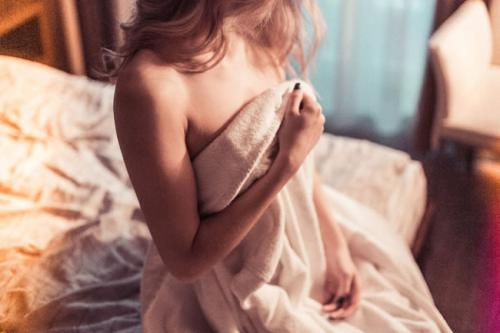
#> input picture openCV/girl.jpg, 500 x 333 px, found by its file name
$ python '图像的数组操作.py'
#> lines starting #> are read from the running program, lines starting #| are printed output that depends on the picture
#> further down, src is the input picture: shape (333, 500, 3); mean B, G, R 122.3, 132.3, 167.8
import cv2 as cv
import numpy as np
'''像素点操作'''
def accessPixels(image):
    print(image.shape)
#| (333, 500, 3)
    height = image.shape[0]
#> height = 333
    width = image.shape[1]
#> width = 500
    channels = image.shape[2]
#> channels = 3
    print("height : %s, width : %s, channel : %s"%(height, width, channels))
#| height : 333, width : 500, channel : 3
    '''对每一行每一列每一个通道的像素点进行像素操作，反转'''
    for row in range(height):
        for col in range(width):
            for c in range(channels):
                pv = image[row, col, c]
                image[row, col, c] = 255 - pv
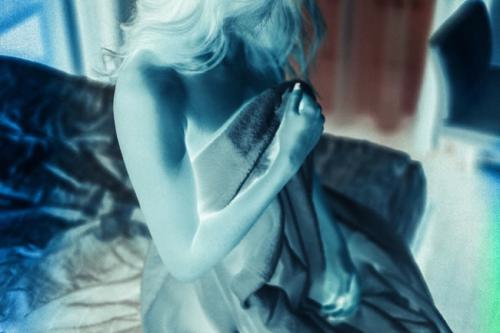
#> image: shape (333, 500, 3); mean B, G, R 132.7, 122.7, 87.2
    cv.imshow("girl", image)

'''像素反转cv的api这些api是用c语言写的可以大大节约时间，可以代替以上代码'''
def inverse(image):
    dst = cv.bitwise_not(image)
    cv.imshow("inverse", image)

'''图像的创建,对与numpy矩阵可以常用使用0矩阵和1矩阵来初始化矩阵'''
def createImage():
    '''生成一个3通道的图像,像素是八位的'''
    image = np.zeros([400, 400, 3], np.uint8)
    '''初始化第一个通道的值'''
    image[:, :, 0] = np.ones([400, 400]) * 255
    '''初始化第二个通道的值'''
    image[:, :, 1] = np.ones([400, 400]) * 127
    '''初始化第三个通道的值'''
    image[:, :, 2] = np.ones([400, 400]) * 127
    cv.imshow("Image", image)
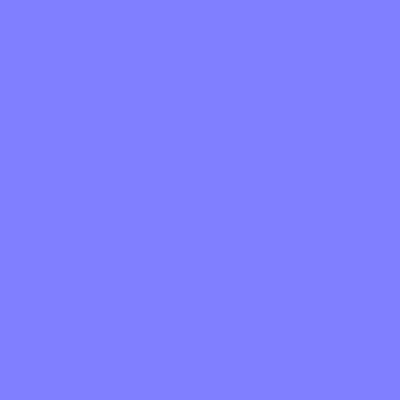
#> window 'Image': shape (400, 400, 3); mean B, G, R 255, 127, 127
    '''生成一个单通道的图像'''
    image = np.ones([400, 400, 1], np.uint8)
    image = image * 255
    cv.imshow("Image1", image)

    m1 = np.ones([3, 3], np.uint8)
    m1.fill(122222.388)
    print(m1)

    m2 = m1.reshape([1, 9])
    print(m2)

print("- - - - - - - - - - - - Hello Python - - - - - - - - - - - -")
src = cv.imread(r"C:\Users\lxr\Desktop\girl.jpg")
# cv.namedWindow("input", cv.WINDOW_AUTOSIZE)

t1 = cv.getTickCount()
accessPixels(src)
t2 = cv.getTickCount()
time = (t2-t1)/cv.getTickFrequency()
print("time ：%ss" % (time))
createImage()
cv.waitKey(0)
cv.destroyAllWindows()
